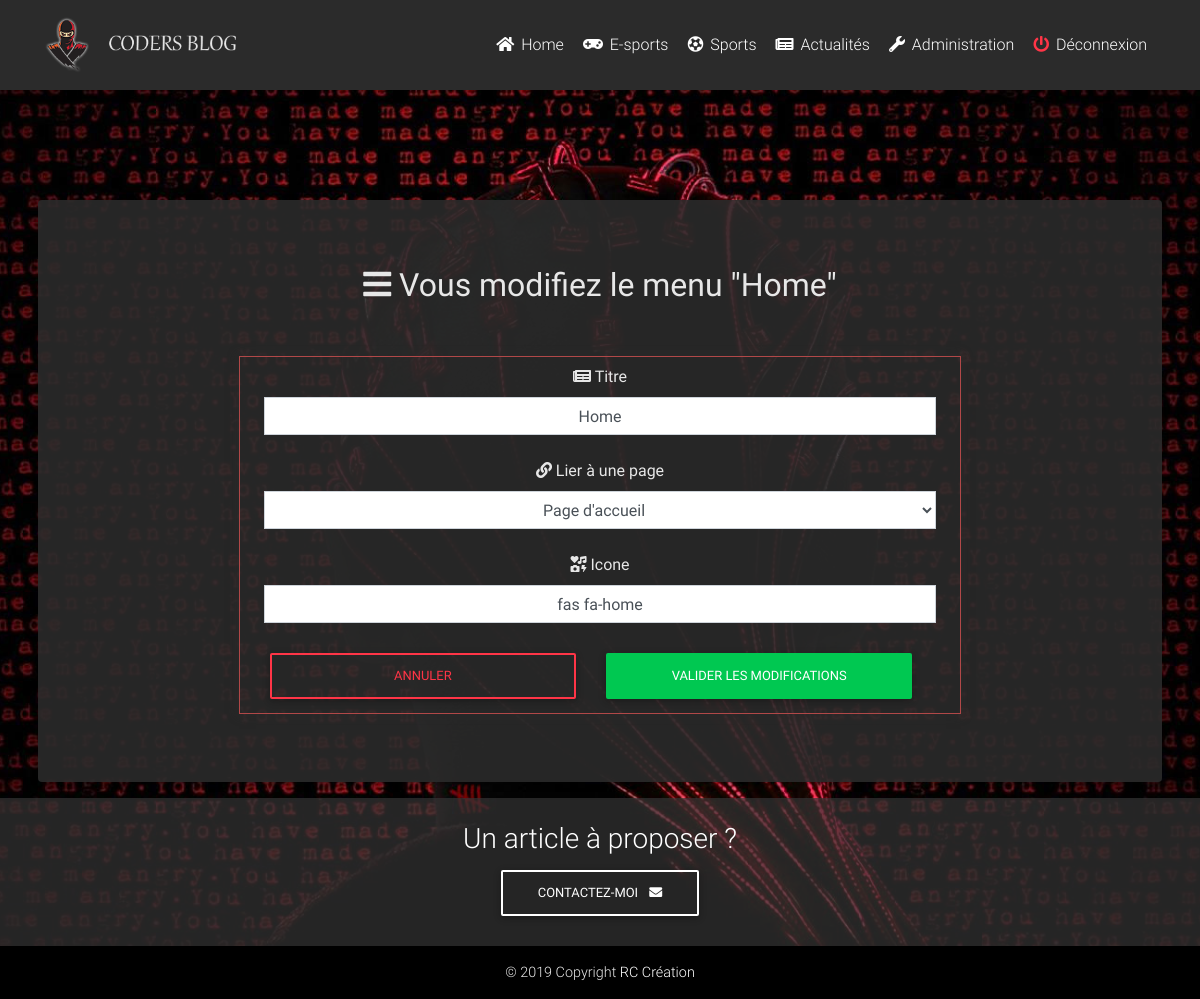
Screenshot of /admin/edit-menus.php?menu=5 (signed in) with the database file from the repository.
### tables this page shows
CREATE TABLE IF NOT EXISTS `menus` (
  `id` int(11) NOT NULL AUTO_INCREMENT,
  `name` varchar(255) NOT NULL,
  `target` varchar(255) NOT NULL,
  `icone` varchar(255) NOT NULL,
  PRIMARY KEY (`id`)
);

### db_connect.php (called while the page is built, shortened)
<?php
try {
    $bdd = new PDO('mysql:host=localhost;dbname=coursphp;charset=utf8', 'root', '');
} catch (Exception $e) {
    die('Erreur : ' . $e->getMessage());
}
$url_path = 'http://localhost/coursphp/';
$getNaviguation = $bdd->query('SELECT * FROM menus ORDER by id ASC');
$img_folder = 'http://localhost/coursphp/img/';

### admin/edit-menus.php (the view, shortened to what this page needs)
<?php
require('../db_connect.php');
require('../classes/Menu.php');
$getPages = $bdd->query('SELECT * FROM pages');
$modifyMenus = $bdd->prepare('SELECT * FROM menus WHERE id = ?');
$modifyMenus->execute(array($_GET['menu']));
$editMenu = $modifyMenus->fetch();
?>
<!DOCTYPE html>
<html lang="fr">
<head>
    <link rel="stylesheet" href="https://use.fontawesome.com/releases/v5.11.2/css/all.css">
    <link href="../css/bootstrap.min.css" rel="stylesheet">
    <link href="../css/mdb.min.css" rel="stylesheet">
    <link href="../css/style.css" rel="stylesheet">
</head>
<body>
    <?php include('../include/header.php'); ?>
    <main class="mt-5 pt-5">
        <div class="container-fluid pt-2">
            <section class=" text-center text-lg-left mt-lg-5 pt-lg-5">
                <div class=" row mx-md-2">
                    <div class="col-md-12 mx-auto">
                        <div class="card pb-5">
                            <div class="card-body text-center">
                                <h2><i class="fas fa-bars my-5"></i>  Vous modifiez le menu "<?php echo $editMenu['name']?>"</h2>
                                <div class="d-flex flex-row flex-wrap justify-content-start">
                                    <div class="single-result-admin mx-auto col-8 py-2 px-4 mr-1">
                                        <i class="fas fa-newspaper"></i> Titre
                                        <form action="" method="post">
                                            <input name="titre" class="form-control text-center rounded-0 mt-2 mb-4" value="<?php echo $editMenu['name'] ?>" />
                                            <i class="fas fa-link"></i> Lier à une page
                                            <select name="target" class="form-control text-center rounded-0 mt-2 mb-4">
                                                <?php while ($singlePage = $getPages->fetch()) { ?>
                                                    <option value="<?php echo $singlePage['target'] ?>"> <?php echo $singlePage['name'] ?></option>
                                                <?php } ?>
                                            </select>
                                            <i class="fas fa-icons" class="form-control text-center rounded-0 mt-2 mb-4"></i> Icone
                                            <input name="icone" class="form-control text-center rounded-0 mt-2 mb-4" value="<?php echo $editMenu['icone'] ?>" />
                                            <div class="row w-100">
                                                <div class="col-6">
                                                    <a href="<?php echo $url_path . 'admin/menus.php' ?>" class="btn btn-outline-danger w-100">Annuler</a>
                                                </div>
                                                <div class="col-6">
                                                    <button type="submit" name="submit" class="btn btn-success w-100">Valider les Modifications</button>
                                                </div>
                                            </div>
                                        </form>
                                    </div>
                                </div>
                            </div>
                        </div>
                    </div>
                </div>
            </section>
        </div>
    </main>
    <?php include('../include/footer.php'); ?>
</body>
</html>

### include/header.php (shortened to what this page needs)
<header>
    <nav class="navbar fixed-top navbar-expand-lg navbar-dark scrolling-navbar">
        <div class="container">
            <a class="navbar-brand waves-effect" href="<?php echo $url_path ?>">
                <img class="img-fluid logo" src="<?php echo $img_folder ?>logo.png" alt="Mon super Blog !">
            </a>
            <div class="collapse navbar-collapse" id="navbarSupportedContent">
                <ul class="navbar-nav ml-auto">
                    <?php while ($singleNav = $getNaviguation->fetch()) { ?>
                        <li class="nav-item">
                            <a class="nav-link waves-effect" href="<?php echo $url_path . $singleNav['target'] ?>"><i class="<?php echo $singleNav['icone'] ?>"></i> <?php echo $singleNav['name'] ?>
                            </a>
                        </li>
                    <?php } ?>
                    <?php
                    if (isset($_SESSION['id'])) { ?>
                        <li class="nav-item">
                            <a class="nav-link waves-effect" href="<?php echo $url_path ?>admin/"><i class="fas fa-wrench"></i> Administration</a>
                        </li>
                        <li class="nav-item">
                            <a class="nav-link waves-effect" href="<?php echo $url_path ?>action/logout.php"><i class="fas fa-power-off text-danger"></i> Déconnexion</a>
                        </li>
                    <?php } ?>
                </ul>
            </div>
        </div>
    </nav>
</header>

### css/style.css (style rules this page uses)
body { background: url('../img/background.jpg'); background-size: cover; background-repeat: no-repeat; background-position: center; background-attachment: fixed; color: #e7e7e7 !important; }
main { min-height: 80vh; }
.logo { height: 3.5rem; }
.single-result-admin { box-shadow: 0 0 10px #2b2b2b; border: 1px solid #b14848; }
header nav { background-color: #2b2b2b; }
.card { background-color: #2b2b2be3 !important; }

### rows the page displays
menus: name "Home", titre "Home", icone "fas fa-home"
menus: name "E-sports"
menus: name "Sports"
menus: name "Actualités"

### other values shown
form field target "Page d'accueil"
